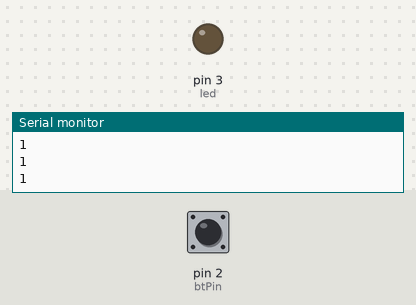
Bench run of a sketch on a simulated Arduino Uno, built with avr-gcc and run on an emulated ATmega328P. On the bench: output pins drawn as LEDs (lit = HIGH), the last lines printed to the serial monitor. The inputs (shaded band) are chosen by the test bench; at power-on: pin 2 (btPin) HIGH.

Above: at 1.2 s.
1.3 s: pin 2 (btPin) pulled LOW for 0.25 s
At 1.5 s:
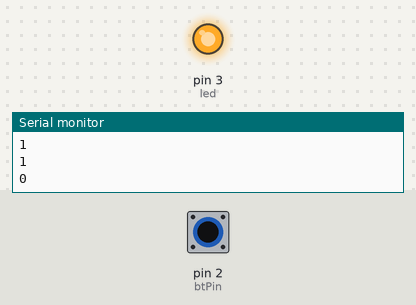
3.1 s: pin 2 (btPin) pulled LOW for 3.2 s
At 7.2 s:
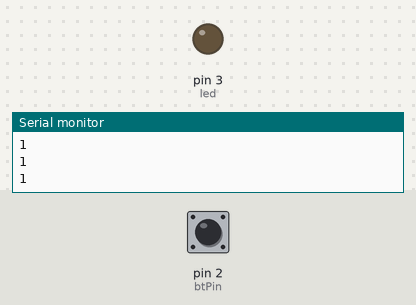
Timing chart, 0 to 8.7 s (numbered marks = the images above; inputs shaded):
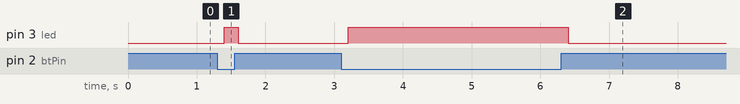

Measured:
- after the input at 1.3 s, pin 3 (led): LOW → HIGH after 0.10 s, → LOW 0.20 s later
- after the input at 3.1 s, pin 3 (led): LOW → HIGH after 0.10 s, → LOW 3.2 s later

The sketch:

Bai14-PushButton.ino
```cpp
int btPin = 2;
int btState;
int led =3;
void setup() {
  // put your setup code here, to run once:
  Serial.begin(9600);
  pinMode(btPin,INPUT_PULLUP);
  pinMode(led,OUTPUT);
}

void loop() {
  // put your main code here, to run repeatedly:
  btState = digitalRead(btPin);
  if(btState==0){
    digitalWrite(led,HIGH);
  } else {
    digitalWrite(led,LOW);
  }
  Serial.println(btState);
  delay(200);
}
```
